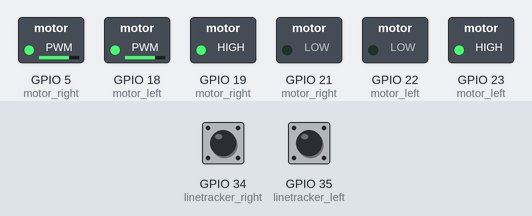
Bench run of a program on a simulated ESP32 board running MicroPython. Shown: switched loads named in the program (green lamp = pin HIGH). Inputs (shaded band) come from the test bench; at power-on: GPIO 34 (linetracker_right) LOW, GPIO 35 (linetracker_left) LOW. What the program prints to the serial console is not drawn.

Above: at 1.2 s.
1.3 s: GPIO 34 (linetracker_right) pulled HIGH for 0.15 s
At 1.39 s:
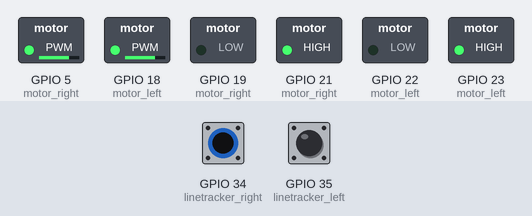
2.9 s: GPIO 35 (linetracker_left) pulled HIGH for 0.15 s
At 2.99 s:
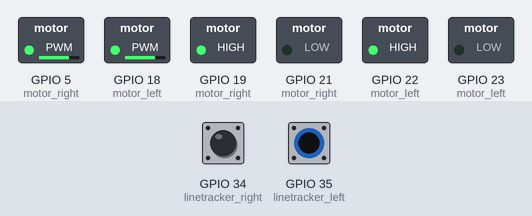
4.5 s: GPIO 35 (linetracker_left) pulled HIGH for 3.2 s
At 8.1 s:
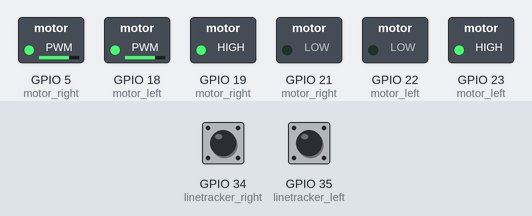
9.2 s: GPIO 34 (linetracker_right) pulled HIGH for 3.2 s
At 10.4 s:
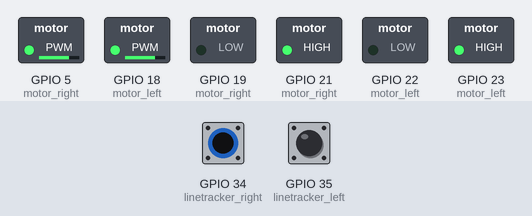
13.9 s: GPIO 34 (linetracker_right) driven HIGH and GPIO 35 (linetracker_left) driven HIGH
At 15.2 s:
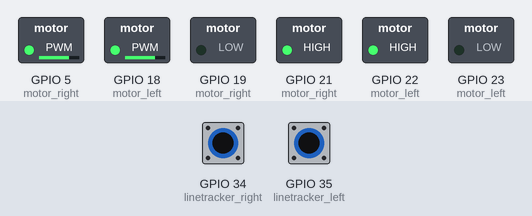
Timing chart, 0 to 16.4 s (numbered marks = the images above; inputs shaded):
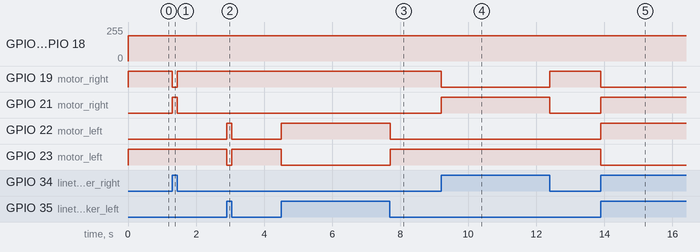

Measured:
- after the input at 1.3 s, GPIO 19 (motor_right): HIGH → LOW at once, → HIGH 0.15 s later; GPIO 21 (motor_right): LOW → HIGH at once, → LOW 0.15 s later
- after the input at 2.9 s, GPIO 22 (motor_left): LOW → HIGH at once, → LOW 0.15 s later; GPIO 23 (motor_left): HIGH → LOW at once, → HIGH 0.15 s later
- after the input at 4.5 s, GPIO 22 (motor_left): LOW → HIGH at once, → LOW 3.2 s later; GPIO 23 (motor_left): HIGH → LOW at once, → HIGH 3.2 s later
- after the input at 9.2 s, GPIO 19 (motor_right): HIGH → LOW at once, → HIGH 3.2 s later; GPIO 21 (motor_right): LOW → HIGH at once, → LOW 3.2 s later
- after the input at 13.9 s, GPIO 19 (motor_right), GPIO 23 (motor_left): HIGH → LOW at once; GPIO 21 (motor_right), GPIO 22 (motor_left): LOW → HIGH at once

The program:

linetracker.py
```python
from time import sleep
from machine import Pin, PWM

class Motor:
    def stop(self):
        self.pinA.value(0)
        self.pinB.value(0)
        self.pinEnable.duty(0)

    def __init__(self, pinA, pinB, pinEnable):
        self.pinA = pinA
        self.pinB = pinB
        self.pinEnable = pinEnable
        self.stop()

    def forward(self, duty):
        self.pinA.value(1)
        self.pinB.value(0)
        self.pinEnable.duty(duty)

    def backward(self, duty):
        self.pinA.value(0)
        self.pinB.value(1)
        self.pinEnable.duty(duty)

motor_left = Motor(Pin(22, Pin.OUT), Pin(23, Pin.OUT), PWM(Pin(18, Pin.OUT)))
motor_right = Motor(Pin(21, Pin.OUT), Pin(19, Pin.OUT), PWM(Pin(5, Pin.OUT)))

class DigitalSensor:
    def __init__(self, pin):
        self.pin = pin

    def read(self):
        return self.pin.value()

class LineTracker(DigitalSensor):
    def __init__(self, pin):
        self.pin = pin
        super().__init__(pin)

linetracker_left = LineTracker(Pin(35, Pin.IN))
linetracker_right = LineTracker(Pin(34, Pin.IN))
obstacle_avoidance = DigitalSensor(Pin(32, Pin.IN))

while True:
    #print('Left =', linetracker_left.read(), 'Right =', linetracker_right.read())

    left = linetracker_left.read()
    right = linetracker_right.read()


    if left == 1 and right == 0:
        print('Turning right')
        motor_left.forward(int(75 * (1023/100.0)))
        #motor_right.stop()
        motor_right.backward(int(75 * (1023/100.0)))
    elif (left == 0 and right == 1):
        print('Turning left')
        motor_right.forward(int(75 * (1023/100.0)))
        #motor_left.stop()
        motor_left.backward(int(75 * (1023/100.0)))
    elif (left == 1 and right == 1):
        print('Going forward')
        motor_right.forward(int(75 * (1023/100.0)))
        motor_left.forward(int(75 * (1023/100.0)))
    elif (left == 0 and right == 0):
        print('Stop')
        motor_right.backward(int(75 * (1023/100.0)))
        motor_left.backward(int(75 * (1023/100.0)))
        #motor_right.stop()
        #motor_left.stop()

    #sleep(1.0/1000)
    
```
